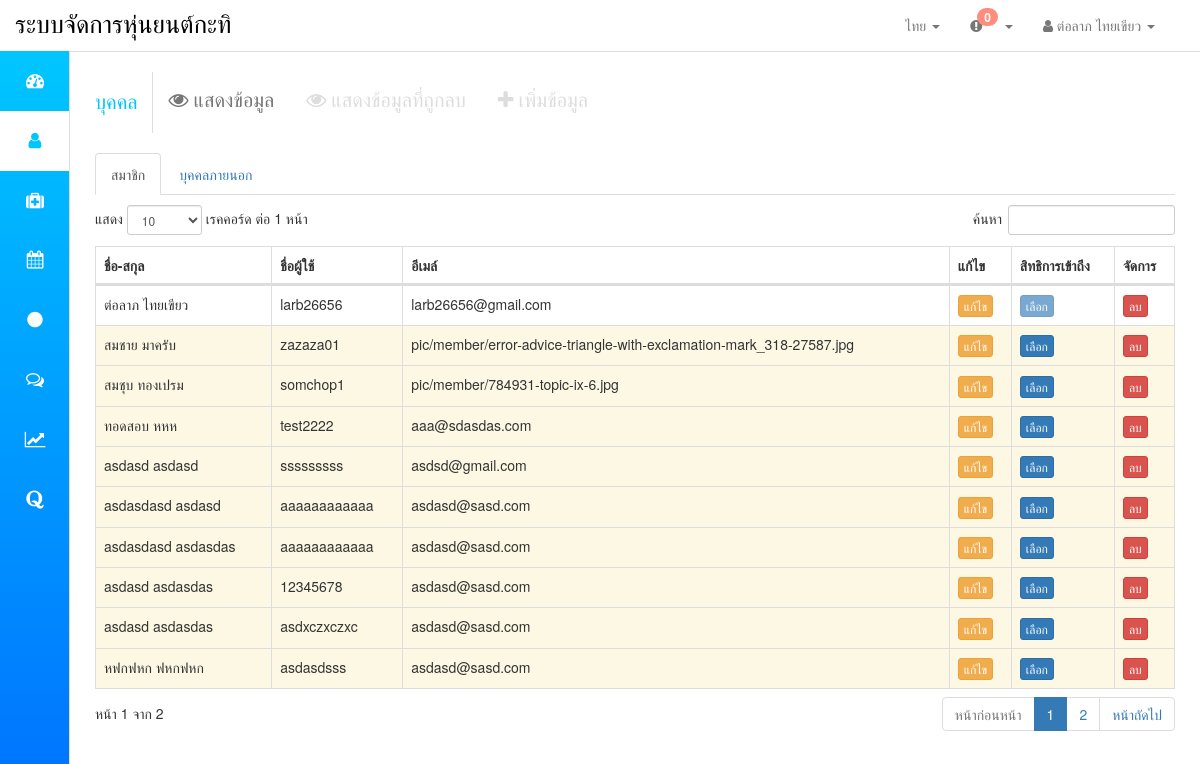
Page /display_person.php (signed in) on the committed database.
### tables this page shows
CREATE TABLE `member` (
  `Member_id` int(11) NOT NULL,
  `Member_firstname` varchar(100) NOT NULL,
  `Member_surname` varchar(100) NOT NULL,
  `username` varchar(12) NOT NULL,
  `password` varchar(12) NOT NULL,
  `Member_email` varchar(100) NOT NULL,
  `Admin_permission` tinyint(1) NOT NULL,
  `Member_visiblestatus` tinyint(1) NOT NULL
);

### lang/th.php (called while the page is built, shortened)
<?php
	$strPerson = "บุคคล";
	$strSubmenudisplayinformation = "แสดงข้อมูล";
	$strSubmenudisplaydeleteinformation = "แสดงข้อมูลที่ถูกลบ";
	$strSubmenuinsertinfomation = "เพิ่มข้อมูล";
	$strPersonmembertab = "สมาชิก";
	$strPersonoutsidertab = "บุคคลภายนอก";
	$strPersonnamelabel = "ชื่อ-สกุล";
	$strPersonusernamelabel = "ชื่อผู้ใช้";
	$strPersonemaillabel = "อีเมล์";
	$strTableedit= "แก้ไข";
	$strTablemanage= "จัดการ";
	$strTableadminpermission= "สิทธิการเข้าถึง";
	$strTableeditbutton = "แก้ไข";
	$strTabledeletebutton = "ลบ";
	$strTablechoosebutton = "เลือก";
?>

### display_person.php (the view, shortened to what this page needs)
<!DOCTYPE html>
<html>
<head>
<link href="bootstrap/css/bootstrap.css" rel="stylesheet"/>
<link rel="stylesheet" href="font-awesome-4.7.0/css/font-awesome.min.css">
<link href="bootstrap/css/custom.css" rel="stylesheet"/>
<link rel="stylesheet" href="DataTables-1.10.15/media/css/dataTables.bootstrap.min.css" />
<link rel="stylesheet" type="text/css" href="sweetalert-master/dist/sweetalert.css">
</head>
<body>
<?php
include("connect.php");
$sql = "SELECT * FROM `member` WHERE Member_visiblestatus = '1'";
$result=$conn->query($sql);
?>
<div id="wrapper">
      <?php include("menu.php"); ?>
     <div id="page-wrapper">
            <div class="container-fluid">
            <div class ="row">
  <div class="col-md-12">
      <ul class="sub_menu">
  <li class="brand"><?php echo $strPerson;?></li>
  <li><a href="#" class="display"><i class="fa fa-eye" aria-hidden="true"></i> <?php echo $strSubmenudisplayinformation;?></a></li>
  <li><a href="display_person_restore.php" class="display_restore"><i class="fa fa-eye" aria-hidden="true"></i> <?php echo $strSubmenudisplaydeleteinformation;?></a></li>
    <li><a href="insert_person_form.php" class="add"><i class="fa fa-plus" aria-hidden="true"></i> <?php echo $strSubmenuinsertinfomation;?></a></li>
</ul>
</div>
</div>
<div class ="row">
  <div class="col-md-12">
<ul class="nav nav-tabs">
  <li class="active"><a data-toggle="tab" href="#member"><?php echo $strPersonmembertab;?></a></li>
  <li><a data-toggle="tab" href="#outsider"><?php echo $strPersonoutsidertab;?></a></li>
</ul>
</div>
</div>
     <div class ="row">
      <div class="col-md-12">
<div class="tab-content">
  <div id="member" class="tab-pane fade in active">
  <p></p>
   <table id="member_data" class="table table-bordered">
    <thead>
      <tr>
        <th><?php echo $strPersonnamelabel;?></th>
        <th><?php echo $strPersonusernamelabel;?></th>
          <th><?php echo $strPersonemaillabel;?></th>
            <th><?php echo $strTableedit;?></th>
            <th><?php echo $strTableadminpermission;?></th>
            <th><?php echo $strTablemanage;?></th>
      </tr>
    </thead>
    <tbody>
    <?php while($row=$result->fetch_assoc()){ ?>
      <tr<?php if($row['Admin_permission']=="1"){}
      else{ echo " class='warning'";}?>>
        <td><?php echo $row['Member_firstname']." ".$row['Member_surname'];?></td>
        <td><?php echo $row['username'];?></td>
         <td><?php echo $row['Member_email'];?></td>
<td>
<button type="button" class="btn btn-warning btn-xs" onClick="edit_member(<?= $row['Member_id'] ?>)"><?php echo $strTableeditbutton;?></button>
</td>
<td><button type="button" class="btn btn-primary btn-xs" onClick="change_admin_permission(<?= $row['Member_id'] ?>)" <?php if($row['Admin_permission']=="0"){}
      else{ echo "disabled";}?>><?php echo $strTablechoosebutton;?></button></td>
<td>
<button type="button" class="btn btn-danger btn-xs" onClick="hide_member(<?= $row['Member_id'] ?>)"><?php echo $strTabledeletebutton;?></button>
</td>
      </tr>
     <?php } ?>
    </tbody>
  </table>
  </div>
  </div>
</div>
  </div>
</div>
</div>
</div>
</body>
</html>

### rows in the picture
member: Member_firstname "ต่อลาภ", Member_surname "ไทยเขียว", username "larb26656", Member_email "larb26656@gmail.com"
member: Member_firstname "สมชาย", Member_surname "มาครับ", username "zazaza01", Member_email "pic/member/error-advice-triangle-with-exclamation-mark_318-27587.jpg"
member: Member_firstname "สมชุบ", Member_surname "ทองเปรม", username "somchop1", Member_email "pic/member/784931-topic-ix-6.jpg"
member: Member_firstname "ทอดสอบ", Member_surname "หหห", username "test2222", Member_email "aaa@sdasdas.com"
member: Member_firstname "asdasd", Member_surname "asdasd", username "sssssssss", Member_email "asdsd@gmail.com"
member: Member_firstname "asdasdasd", Member_surname "asdasd", username "aaaaaaaaaaaa", Member_email "asdasd@sasd.com"
member: Member_firstname "asdasdasd", Member_surname "asdasdas", username "aaaaaaaaaaaa", Member_email "asdasd@sasd.com"
member: Member_firstname "asdasd", Member_surname "asdasdas", username "12345678", Member_email "asdasd@sasd.com"
member: Member_firstname "asdasd", Member_surname "asdasdas", username "asdxczxczxc", Member_email "asdasd@sasd.com"
member: Member_firstname "หฟกฟหก", Member_surname "ฟหกฟหก", username "asdasdsss", Member_email "asdasd@sasd.com"

### other values in the picture
$strNavbarbrand "ระบบจัดการหุ่นยนต์กะทิ"
$strCurrentlang "ไทย"
$_SESSION['Member_name'] "ต่อลาภ ไทยเขียว"
$strPerson "บุคคล"
$strSubmenudisplayinformation "แสดงข้อมูล"
$strSubmenudisplaydeleteinformation "แสดงข้อมูลที่ถูกลบ"
$strSubmenuinsertinfomation "เพิ่มข้อมูล"
$strPersonmembertab "สมาชิก"
$strPersonoutsidertab "บุคคลภายนอก"
$strPersonnamelabel "ชื่อ-สกุล"
$strPersonusernamelabel "ชื่อผู้ใช้"
$strPersonemaillabel "อีเมล์"
$strTableedit "แก้ไข"
$strTableadminpermission "สิทธิการเข้าถึง"
$strTablemanage "จัดการ"
